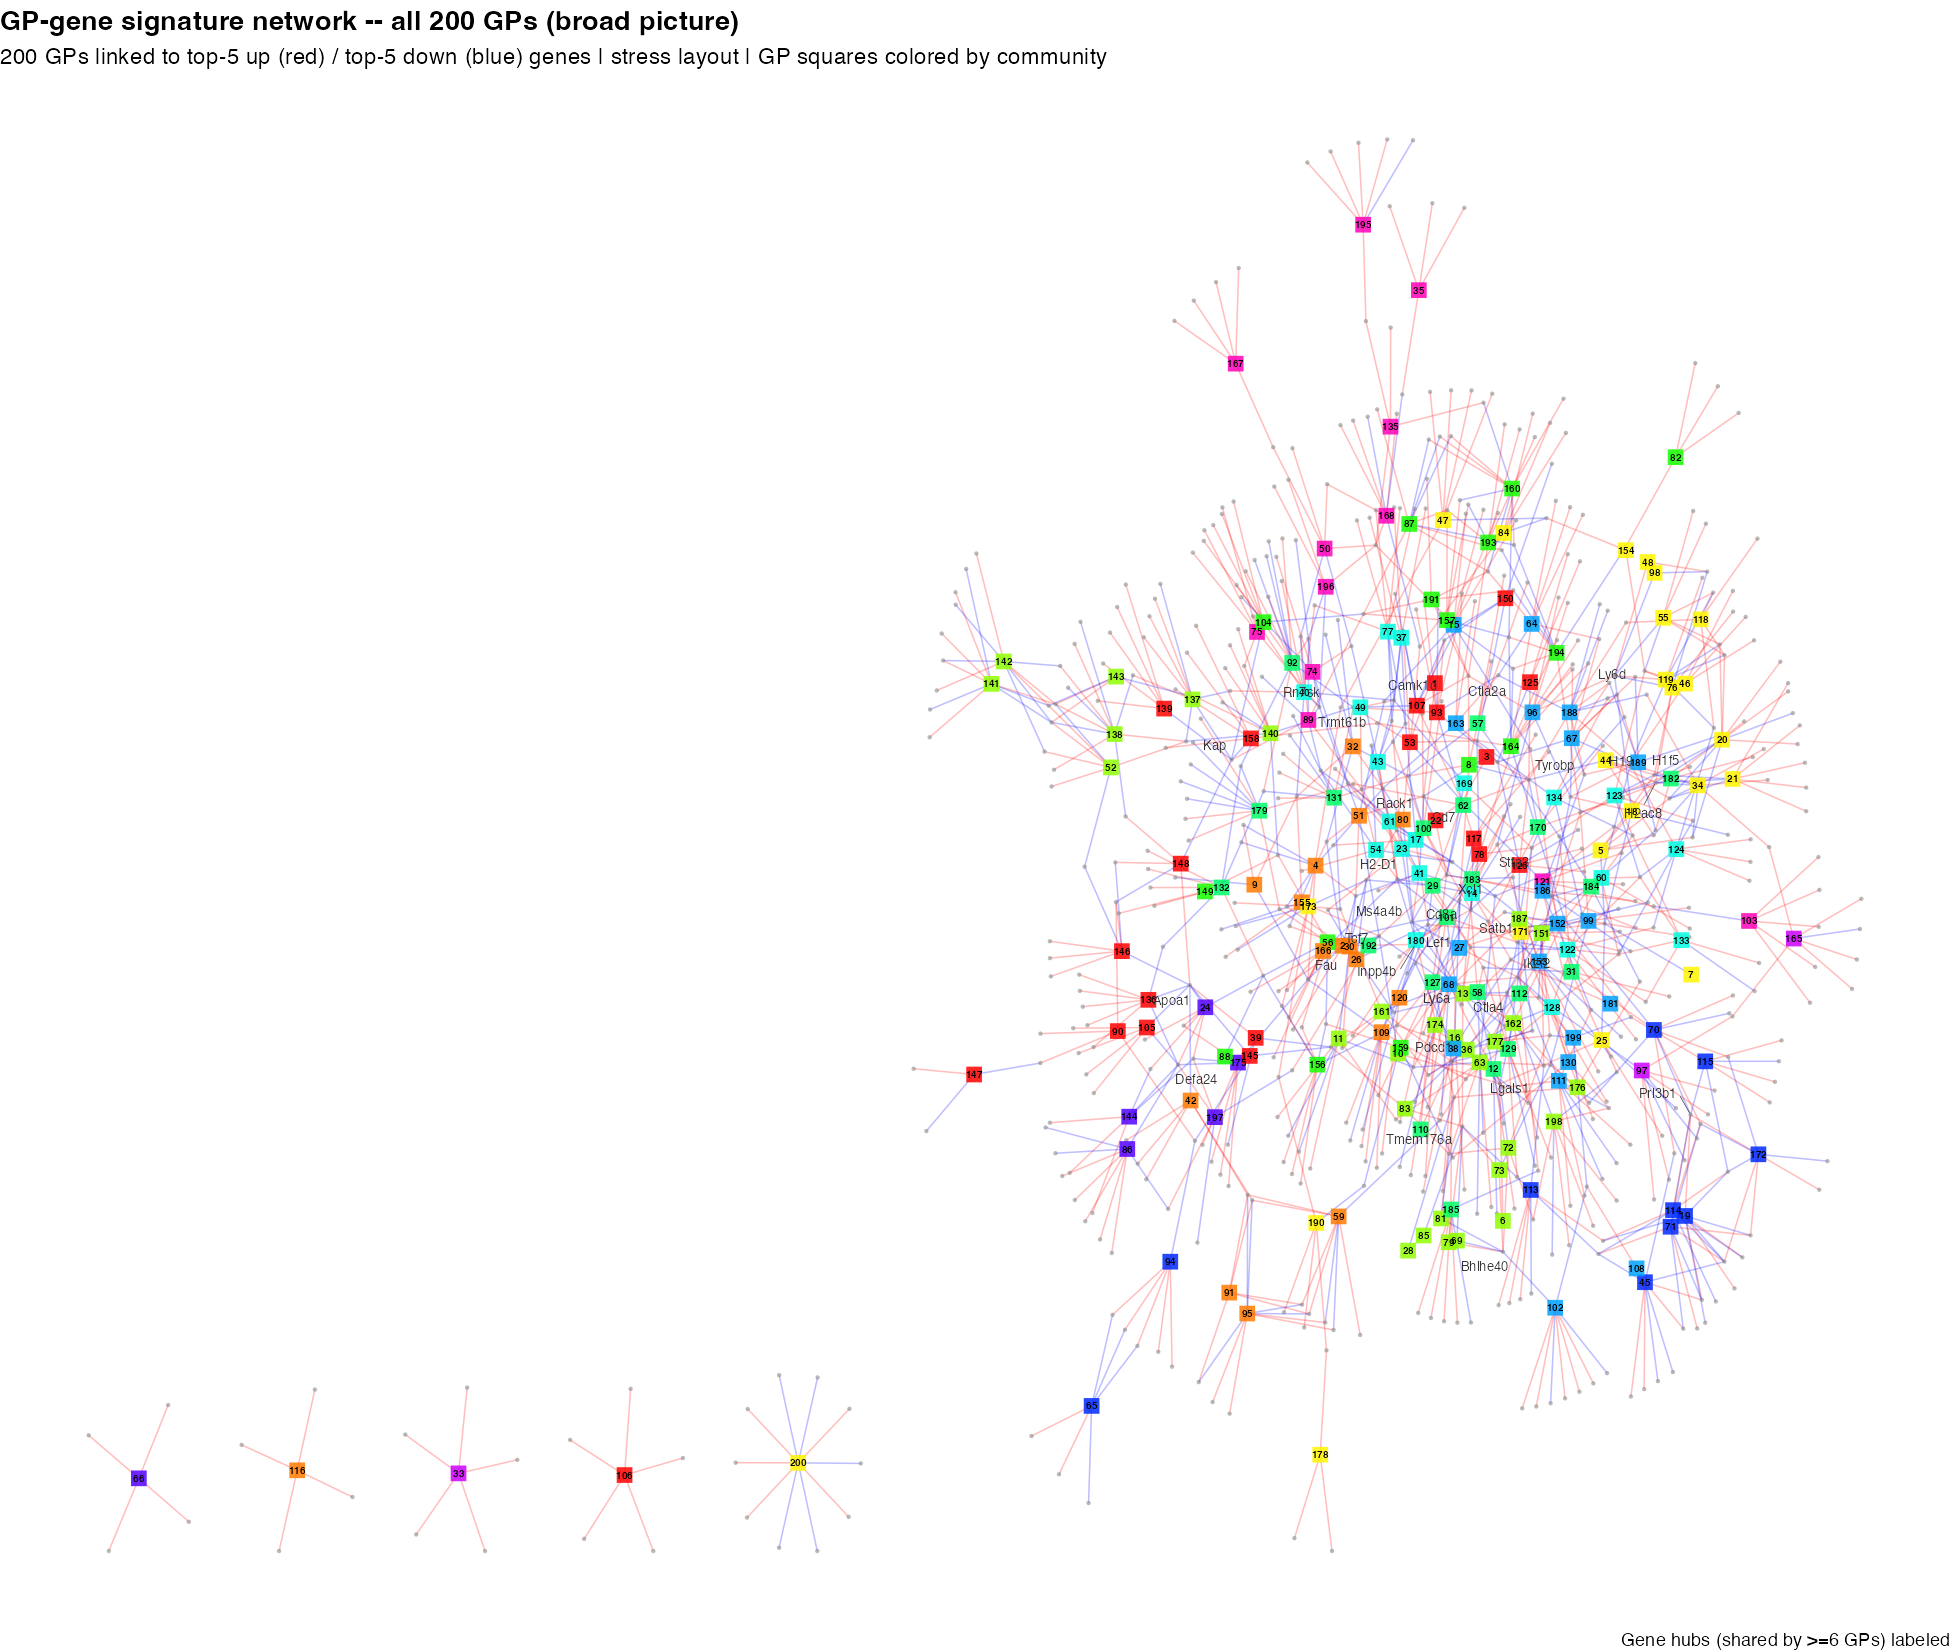

Source code (R):
## Fig-3d-style GP-gene signature network, but for ALL 200 GPs (broad picture).
##
## Same visual language as Figure 3d: GP nodes (squares) linked to their top-5
## positive (red edges) and top-5 negative (blue edges) signature genes, gene
## nodes (circles), ggraph "stress" layout. Extending to all 200 GPs turns the
## shared genes into hub nodes that pull related GPs together, so GP families
## emerge from the layout itself. GP squares are colored by Louvain community
## (detected on this bipartite graph); the most-shared hub genes are labeled.
##
## Normalization matches code/R/activation_shared_setup.R:
##   F_pm_filtered_norm = per-column (per-GP) max-abs.
##
## Run from repo root:
##   Rscript experiments/gene_correlation_network/gp_gene_bipartite_all.R [drop_df]
##   drop_df (optional): drop genes shared by > drop_df GPs to declutter hubs.

suppressPackageStartupMessages({
  library(tidygraph); library(ggraph); library(igraph); library(ggplot2)
})
data_path <- "data/"; out_dir <- "experiments/gene_correlation_network/"
args <- commandArgs(trailingOnly = TRUE)
drop_df <- if (length(args) >= 1) as.integer(args[1]) else Inf   # Inf = keep all
set.seed(42)

F <- readRDS(paste0(data_path, "F_pm_filtered.rds"))
colnames(F) <- paste0("GP", seq_len(ncol(F)))
F <- sweep(F, 2, apply(abs(F), 2, max), "/")     # per-GP max-abs (== _norm)
GPs <- colnames(F)

# top 5 UP + top 5 DOWN per GP (|loading| >= 0.1): richer sharing than the
# top-5-by-abs rule (which leaves many GPs as isolated stars) for a 200-GP view
top_pos <- lapply(GPs, function(j) { x <- F[, j]
  u <- names(sort(x, decreasing = TRUE))[1:5]; u[x[u] >=  0.1] })
top_neg <- lapply(GPs, function(j) { x <- F[, j]
  d <- names(sort(x))[1:5];                    d[x[d] <= -0.1] })
names(top_pos) <- names(top_neg) <- GPs

mk <- function(lst, type, col) do.call(rbind, lapply(GPs, function(g)
  if (length(lst[[g]])) data.frame(GP = g, Gene = lst[[g]], Type = type, Color = col)
  else NULL))
edges <- rbind(mk(top_pos, "Positive", "red"), mk(top_neg, "Negative", "blue"))
edges <- edges[edges$Gene != "" & !is.na(edges$Gene), ]

# optional: drop promiscuous hub genes to declutter
df_gene <- table(edges$Gene)
if (is.finite(drop_df)) {
  drop <- names(df_gene)[df_gene > drop_df]
  edges <- edges[!edges$Gene %in% drop, ]
  cat("dropped", length(drop), "genes shared by >", drop_df, "GPs\n")
}
cat("edges:", nrow(edges), "| GP nodes:", length(unique(edges$GP)),
    "| gene nodes:", length(unique(edges$Gene)), "\n")

g <- as_tbl_graph(edges[, c("GP", "Gene", "Type", "Color")], directed = FALSE)
gene_names <- setdiff(unique(edges$Gene), unique(edges$GP))
deg <- igraph::degree(g)
comm <- membership(cluster_louvain(g))
cat("Louvain communities:", length(unique(comm)),
    "| modularity:", round(modularity(cluster_louvain(g)), 3), "\n")

g <- g %>% activate(nodes) %>% mutate(
  is_gp   = name %in% GPs,
  comm    = factor(comm[name]),
  gp_lab  = ifelse(name %in% GPs, sub("GP", "", name), ""),
  # label only hub genes shared by many GPs
  hub_lab = ifelse(!name %in% GPs & df_gene[name] >= 6, name, ""),
  gp_deg  = deg[name])

# color GP squares by community; gene circles stay grey
ncomm <- length(unique(comm))
pal <- rep(grDevices::rainbow(12, end = 0.88), length.out = ncomm)

p <- ggraph(g, layout = "stress") +
  geom_edge_link(aes(color = Color), alpha = 0.25, width = 0.35) +
  geom_node_point(aes(filter = !is_gp), shape = 16, size = 0.7,
                  color = "grey55", alpha = 0.6) +
  geom_node_point(aes(filter = is_gp, color = comm), shape = 15,
                  size = 3.2, alpha = 0.85) +
  geom_node_text(aes(filter = is_gp, label = gp_lab), color = "black",
                 size = 1.7, fontface = "bold") +
  geom_node_text(aes(filter = !is_gp, label = hub_lab), color = "grey20",
                 size = 2.2, repel = TRUE, max.overlaps = 30, segment.size = 0.15) +
  scale_edge_color_identity() +
  scale_color_manual(values = pal, guide = "none") +
  theme_void() +
  labs(title = "GP-gene signature network -- all 200 GPs (broad picture)",
       subtitle = paste0(length(unique(edges$GP)), " GPs linked to top-5 up (red) / top-5 down (blue) genes | stress layout | GP squares colored by community"),
       caption = "Gene hubs (shared by >=6 GPs) labeled") +
  theme(plot.title = element_text(face = "bold"))

ggsave(paste0(out_dir, "gp_gene_bipartite_all.png"), p, width = 13, height = 11, dpi = 150)
ggsave(paste0(out_dir, "gp_gene_bipartite_all.pdf"), p, width = 13, height = 11)
saveRDS(g, paste0(out_dir, "gp_gene_bipartite_all.rds"))
cat("saved gp_gene_bipartite_all.{png,pdf}\n")
